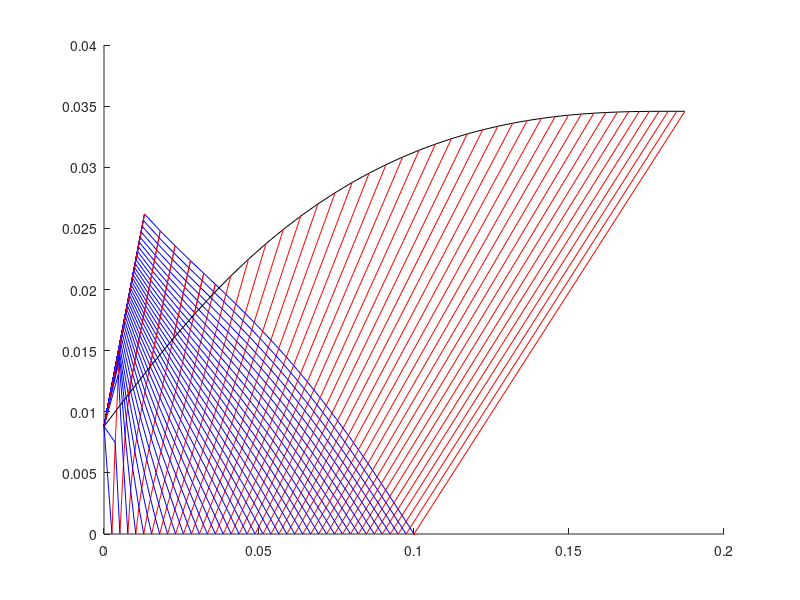

MATLAB code for this plot: (Note: this script raises an error after producing the figure.)
%% Housekeeping and initialisation

clear %delete workspace
clc %clear command window
close all %close all figures and other popups

order = 0; %conditions for first iteration
pressurechange = 0; %conditions for first iteration

%READ:
%THIS CODE IS AN IMPLEMENTATION OF THE INVERSE MARCHING METHOD DESCRIBED BY
%ZUCROW AND MODELLED ON THE SHEFFIELD 2020 PAPER WHICH ASSUMES A CENTRELINE
%PRESSURE DISTRIBUTION. 

%THE INVERSE MARCHING METHOD STARTS FROM THE CENTRE LINE AND WORKS BOTTOM
%TO TOP HENCE USING POINTS I,J-1 AND I+1,J TO FIND I,J. THIS METHOD REQUIRES A BUNCH OF ITERATION WHICH IS CAUSING SOME
%NUMERICAL STABILITY PROBLEMS.

%ALSO CURRENTLY THE CODE DOES NOT HAVE GOOD BOUNDARY CONDITIONS AT THE THROAT-
%IT IS NECESSARY TO MODEL A TRANSONIC REGION USING SAUER'S METHOD- SEE THE
%JONES TETT PAPER PAGE 3

%THERE IS AN ALTERNATIVE IN THE DIRECT METHOD WHICH WILL NEED SOME MORE
%BOUNDARY CONDITIONS BUT IT WILL NEED LESS ITERATION SO I WILL LOOK AT THAT
%NEXT

%% Inputs

Lnet = 0.1; %initial guess of centreline "net" length
q = -3; %cubic pressure distribution parameter- must be negative
n = 39; %number of characteristic lines to plot
maxerror = 0.01;

rt = 0.0088; %throat radius

g = 1.135; %ratio of specific heats (gamma)
R = 329;  %gas constant
T0 = 3170; %stagnation temperature
P0 = 30e5; %stagnation pressure
Pe = 1e5; %ambient (and exit) pressure
Cp = R*g/(g-1); %specific heat

Me = sqrt(((P0/Pe)^((g-1)/g)-1)*2/(g-1)); %exit mach number
AR = ((g+1)/2)^((-(g+1))/(2*(g-1)))*((1+(g-1)/2*Me^2)^((g+1)/(2*(g-1))))/Me; %1D area ratio


%% Iteration loop

x = NaN(n,n); %predefine matrices
r = NaN(n,n);
mu = NaN(n,n);
theta = NaN(n,n);
V = NaN(n,n);
T = NaN(n,n);
M = NaN(n,n);
Pn = NaN(n,n);
Qn = NaN(n,n);
N = NaN(n,n);
C = NaN(n,n);

approve = 'y';
while approve == 'y' %iterations
    
    xtemp = x; %save values from last iteration
    rtemp = r;
    Vtemp = V;
    Ttemp = T;
    mutemp = mu;
    thetatemp=theta;
    Mtemp = M;
    
    close all %close all figures
    
    if pressurechange ~= 0
        Lnet = Lnet-Lnet*pressurechange/25; %just shift it into the right direction...
    end
    
    for i=1:n %due to lack of boundary conditions for initial expansion a cubic pressure distribution is assumed along the centreline
        xcentre(i) = Lnet/n*i; %centreline x points
        %         Pcentre(i) = exp(((q*Lnet+2*(log(P0)-log(Pe)))/Lnet^3)*xcentre(i)^3 ...
        %             -((2*q*Lnet + 3*(log(P0)-log(Pe)))/(Lnet^2))*xcentre(i)^2+q*xcentre(i)+log(P0)); %cubic distribution of pressure
        Pcentre(i) = exp(Lnet^(-2)*(xcentre(i)-Lnet)^2*(log(P0)-log(Pe))+log(Pe)); %quadratic distribution of pressure
        if Pcentre(i) >= P0/(1+(g-1)/2)^(g/(g-1)) %if the pressure distribution creates subsonic region
            Pcentre(i) = P0/(1+(g-1)/2*(1+i*0.01)^2)^(g/(g-1)); %make it arbitrarily supersonic instead
        end
        Tcentre(i) = (P0/Pcentre(i))^((1-g)/g)*T0; %centreline properties
        Mcentre(i) = sqrt(((P0/Pcentre(i))^((g-1)/g)-1)*2/(g-1));
        Vcentre(i) = Mcentre(i)*sqrt(g*R*Tcentre(i));
        mucentre(i) = asin(1/Mcentre(i));
        thetacentre(i)=0;
    end
    
    for i= 1:n %for any pair of incident and reflected lines
        x(i,i) = xcentre(i); %pair meets at centreline
        r(i,i) = 0;
        theta(i,i) = thetacentre(i);
        mu(i,i) = mucentre(i);
        M(i,i) = Mcentre(i);
        T(i,i) = Tcentre(i);
        V(i,i) = Vcentre(i);
    end
    
    for k = 1:n %gradually increasing steps away from centreline
        for i = 1:n %for every reflected characteristic
            for j = i+k %for incident characteristics intersecting with reflected ones, stepping away from centreline
                if j >= n+1 %if reached the right end of matrix (crossed all incident characteristics for this reflected characteristic)
                    j = n; %keep j at end
                    break %move to next i
                end
                
                if abs(i-j) == 1 %if just above centreline, then equations are a bit more implicit according to Shapiro 1953 and symbolic toolbox is needed
                    if order == 1 %if iterating with higher order difference
                        
                        Pn(i,j) = theta(i,j)/r(i,j); %arbitrary functions for calculating V
                        Qn(i,j) = theta(i,j)/r(i,j); %Shapiro 1953 shows this is the limit of P and Q as r1, theta1 -> 0 i.e centreline points
                        
                        x(i,j) = (r(i,j-1)-r(i+1,j)+x(i+1,j)*(tan(theta(i+1,j)-mu(i+1,j))+tan(theta(i,j)-mu(i,j)))/2-x(i,j-1)*(tan(theta(i,j-1)+mu(i,j-1))+tan(theta(i,j)+mu(i,j)))/2)... %numerator
                            /((tan(theta(i+1,j)-mu(i+1,j))+tan(theta(i,j)-mu(i,j)))/2-(tan(theta(i,j-1)+mu(i,j-1))+tan(theta(i,j)+mu(i,j)))/2); %denominator
                        
                        r(i,j) = r(i,j-1)+(x(i,j)-x(i,j-1))*(tan(theta(i,j-1)+mu(i,j-1))+tan(theta(i,j)+mu(i,j)))/2; %radial coordinate
                        
                        if j == n %if last incident wave, there is no j+1 point so j value used
                            N(i,j) = 2/(tan(mu(i,j-1))+tan(mu(i,j)))*(2*V(i,j-1)/(V(i,j-1)+V(i,j))+(Pn(i,j)+Pn(i,j))/2*(x(i,j)-x(i,j-1))); %arbitrary functions for calculating V
                            C(i,j) = 2/(tan(mu(i+1,j))+tan(mu(i,j)))*(2*V(i+1,j)/(V(i+1,j)+V(i,j))+(Qn(i,j)+Qn(i,j))/2*(x(i,j)-x(i+1,j))); %because j is at the end the value of j+1 equals value of j.
                            theta(i,j) = theta(i,j-1)+2/(tan(mu(i,j-1))+tan(mu(i,j)))*(2*(V(i,j)-V(i,j-1))/(V(i,j)+V(i,j-1))-(Pn(i,j)+Pn(i,j))/2*(x(i,j)-x(i,j-1))); %flow angle at this point
                        else %all other waves-> have a j+1 point
                            N(i,j) = 2/(tan(mu(i,j-1))+tan(mu(i,j)))*(2*V(i,j-1)/(V(i,j-1)+V(i,j))+(Pn(i,j)+Pn(i,j+1))/2*(x(i,j)-x(i,j-1))); %arbitrary functions for calculating V
                            C(i,j) = 2/(tan(mu(i+1,j))+tan(mu(i,j)))*(2*V(i+1,j)/(V(i+1,j)+V(i,j))+(Qn(i,j)+Qn(i,j+1))/2*(x(i,j)-x(i+1,j))); %arbitrary functions for calculating V
                            theta(i,j) = theta(i,j-1)+2/(tan(mu(i,j-1))+tan(mu(i,j)))*(2*(V(i,j)-V(i,j-1))/(V(i,j)+V(i,j-1))-(Pn(i,j)+Pn(i,j+1))/2*(x(i,j)-x(i,j-1))); %flow angle at this point
                        end
                        
                        V(i,j) = (N(i,j)+C(i,j)-theta(i,j-1)+theta(i+1,j))/(4*((V(i,j-1)+V(i,j))^-1*(tan(mu(i,j-1))+tan(mu(i,j)))^-1+(V(i+1,j)+V(i,j))^-1*(tan(mu(i+1,j))+tan(mu(i,j)))^-1)); %velocity at this point
                        
                    else %if not iterating difference-> first order difference
                        x(i,j) = (r(i,j-1)-r(i+1,j)+x(i+1,j)*tan(theta(i+1,j)-mu(i+1,j))-x(i,j-1)*tan(theta(i,j-1)+mu(i,j-1)))... %x coord, numerator
                            /(tan(theta(i+1,j)-mu(i+1,j))-tan(theta(i,j-1)+mu(i,j-1))); %denominator
                        
                        r(i,j) = r(i,j-1)+(x(i,j)-x(i,j-1))*tan(theta(i,j-1)+mu(i,j-1)); %r coord
                        
                        V(i,j) = (V(i,j-1)*V(i+1,j)*(x(i,j-1)*cot(mu(i,j-1))^2 - x(i,j)*cot(mu(i,j-1))^2 - r(i,j)*theta(i,j-1) + r(i,j)*theta(i+1,j) + theta(i,j-1)*x(i,j-1) - theta(i+1,j)*x(i,j-1) - theta(i,j-1)*x(i,j) + theta(i+1,j)*x(i,j) + r(i,j)*cot(mu(i,j-1)) + r(i,j)*cot(mu(i+1,j)) - x(i,j-1)*cot(mu(i,j-1)) - x(i,j-1)*cot(mu(i+1,j)) + x(i,j)*cot(mu(i,j-1)) + x(i,j)*cot(mu(i+1,j)) - theta(i,j-1)*x(i,j-1)*cot(mu(i,j-1)) - theta(i,j-1)*x(i+1,j)*cot(mu(i+1,j)) + theta(i,j-1)*x(i,j)*cot(mu(i,j-1)) + theta(i,j-1)*x(i,j)*cot(mu(i+1,j)) + x(i+1,j)*cot(mu(i,j-1))*cot(mu(i+1,j)) - x(i,j)*cot(mu(i,j-1))*cot(mu(i+1,j))))... %numerator, this was derived symbolically using P = th(i,j)/r(i,j)
                            /(V(i+1,j)*x(i,j-1)*cot(mu(i,j-1))^2 - V(i+1,j)*x(i,j)*cot(mu(i,j-1))^2 + V(i,j-1)*r(i,j)*cot(mu(i+1,j)) + V(i+1,j)*r(i,j)*cot(mu(i,j-1)) - V(i,j-1)*x(i,j-1)*cot(mu(i+1,j)) - V(i+1,j)*x(i,j-1)*cot(mu(i,j-1)) + V(i,j-1)*x(i,j)*cot(mu(i+1,j)) + V(i+1,j)*x(i,j)*cot(mu(i,j-1)) + V(i+1,j)*x(i+1,j)*cot(mu(i,j-1))*cot(mu(i+1,j)) - V(i+1,j)*x(i,j)*cot(mu(i,j-1))*cot(mu(i+1,j))); %denominator, this was derived symbolically using P = th(i,j)/r(i,j)
                        
                        theta(i,j) = (r(i,j)*(V(i+1,j)*cot(mu(i,j-1))*cot(mu(i+1,j)) - V(i,j-1)*cot(mu(i,j-1))*cot(mu(i+1,j)) + V(i,j-1)*theta(i,j-1)*cot(mu(i+1,j)) + V(i+1,j)*theta(i+1,j)*cot(mu(i,j-1))))... %numerator, this was derived symbolically using P = th(i,j)/r(i,j)
                            /(V(i+1,j)*x(i,j-1)*cot(mu(i,j-1))^2 - V(i+1,j)*x(i,j)*cot(mu(i,j-1))^2 + V(i,j-1)*r(i,j)*cot(mu(i+1,j)) + V(i+1,j)*r(i,j)*cot(mu(i,j-1)) - V(i,j-1)*x(i,j-1)*cot(mu(i+1,j)) - V(i+1,j)*x(i,j-1)*cot(mu(i,j-1)) + V(i,j-1)*x(i,j)*cot(mu(i+1,j)) + V(i+1,j)*x(i,j)*cot(mu(i,j-1)) + V(i+1,j)*x(i+1,j)*cot(mu(i,j-1))*cot(mu(i+1,j)) - V(i+1,j)*x(i,j)*cot(mu(i,j-1))*cot(mu(i+1,j))); %denominator, this was derived symbolically using P = th(i,j)/r(i,j)
                        
                    end
                    T(i,j) = T0 - V(i,j)^2/2/Cp; %temperature
                    M(i,j) = V(i,j)/sqrt(g*R*T(i,j)); %mach number
                    mu(i,j) = asin(1/M(i,j)); %mach angle
                    
                elseif i ~= j %if not on centreline and not just above it, then equations are more explicit and simpler
                    
                    Pn(i,j) = tan(mu(i,j-1))*sin(mu(i,j-1))*sin(theta(i,j-1))/(r(i,j-1)*cos(theta(i,j-1)+mu(i,j-1))); %arbitrary functions for calculating V
                    Qn(i,j) = tan(mu(i+1,j))*sin(mu(i+1,j))*sin(theta(i+1,j))/(r(i+1,j)*cos(theta(i+1,j)-mu(i+1,j))); %arbitrary functions for calculating V
                    
                    if order == 1 %if iterating, use averaged slopes
                        x(i,j) = (r(i,j-1)-r(i+1,j)+x(i+1,j)*(tan(theta(i+1,j)-mu(i+1,j))+tan(theta(i,j)-mu(i,j)))/2-x(i,j-1)*(tan(theta(i,j-1)+mu(i,j-1))+tan(theta(i,j)+mu(i,j)))/2)... %numerator
                            /((tan(theta(i+1,j)-mu(i+1,j))+tan(theta(i,j)-mu(i,j)))/2-(tan(theta(i,j-1)+mu(i,j-1))+tan(theta(i,j)+mu(i,j)))/2); %denominator
                        
                        r(i,j) = r(i,j-1)+(x(i,j)-x(i,j-1))*(tan(theta(i,j-1)+mu(i,j-1))+tan(theta(i,j)+mu(i,j)))/2; %radial component
                        if j == n %if at the end then...
                            N(i,j) = 2/(tan(mu(i,j-1))+tan(mu(i,j)))*(2*V(i,j-1)/(V(i,j-1)+V(i,j))+(Pn(i,j)+Pn(i,j))/2*(x(i,j)-x(i,j-1))); %as before
                            C(i,j) = 2/(tan(mu(i+1,j))+tan(mu(i,j)))*(2*V(i+1,j)/(V(i+1,j)+V(i,j))+(Qn(i,j)+Qn(i,j))/2*(x(i,j)-x(i+1,j)));
                            theta(i,j) = theta(i,j-1)+2/(tan(mu(i,j-1))+tan(mu(i,j)))*(2*(V(i,j)-V(i,j-1))/(V(i,j)+V(i,j-1))-(Pn(i,j)+Pn(i,j))/2*(x(i,j)-x(i,j-1)));
                        else %everywhere else, a j+1 point exists
                            N(i,j) = 2/(tan(mu(i,j-1))+tan(mu(i,j)))*(2*V(i,j-1)/(V(i,j-1)+V(i,j))+(Pn(i,j)+Pn(i,j+1))/2*(x(i,j)-x(i,j-1)));
                            C(i,j) = 2/(tan(mu(i+1,j))+tan(mu(i,j)))*(2*V(i+1,j)/(V(i+1,j)+V(i,j))+(Qn(i,j)+Qn(i,j+1))/2*(x(i,j)-x(i+1,j)));
                            theta(i,j) = theta(i,j-1)+2/(tan(mu(i,j-1))+tan(mu(i,j)))*(2*(V(i,j)-V(i,j-1))/(V(i,j)+V(i,j-1))-(Pn(i,j)+Pn(i,j+1))/2*(x(i,j)-x(i,j-1)));
                        end
                        V(i,j) = (N(i,j)+C(i,j)-theta(i,j-1)+theta(i+1,j))/(4*((V(i,j-1)+V(i,j))^-1*(tan(mu(i,j-1))+tan(mu(i,j)))^-1+(V(i+1,j)+V(i,j))^-1*(tan(mu(i+1,j))+tan(mu(i,j)))^-1));
                    else %not iterating, first order slope
                        x(i,j) = (r(i,j-1)-r(i+1,j)+x(i+1,j)*tan(theta(i+1,j)-mu(i+1,j))-x(i,j-1)*tan(theta(i,j-1)+mu(i,j-1)))/(tan(theta(i+1,j)-mu(i+1,j))-tan(theta(i,j-1)+mu(i,j-1)));
                        r(i,j) = r(i,j-1)+(x(i,j)-x(i,j-1))*tan(theta(i,j-1)+mu(i,j-1));
                        V(i,j) = 1/(cot(mu(i,j-1))/V(i,j-1)+cot(mu(i+1,j))/V(i+1,j))*((cot(mu(i,j-1))*(1+Pn(i,j)*(x(i,j)-x(i,j-1))))+cot(mu(i+1,j))*(1+Qn(i,j)*(x(i,j)-x(i+1,j)))+theta(i+1,j)-theta(i,j-1));
                        theta(i,j) = theta(i,j-1) + cot(mu(i,j-1))*((V(i,j)-V(i,j-1))/V(i,j-1)) - Pn(i,j)*(x(i,j)-x(i,j-1));
                    end
                    
                    T(i,j) = T0 - V(i,j)^2/2/Cp;
                    M(i,j) = V(i,j)/sqrt(g*R*T(i,j));
                    mu(i,j) = asin(1/M(i,j));
                    
                    
                end
                
            end
        end
    end
    
    
    %% Plot characteristics so far
    
    figure() %create figure
    hold on %hold all plots on same figure
    
    for i = 1:n %for all characteristics
        plot(x(i,i:n),r(i,i:n),'r') %plot the reflected plus characteristics
        
        xplot = x; %see below
        xplot(xplot==0)=nan; %data set without ugly 0 values
        
        plot([0,xplot(1,i)],[rt,r(1,i)],'b') %plot the throat-originating minus characteristics before meeting reflections
        plot(xplot(1:n,i),r(1:n,i),'b'); %plot the throat-originating minus characteristics after meeting reflections
        
    end
    
    %% Calculate wall coordinates
    theta_av = zeros(n,1);
    for i = 1:n
        if i <= n-1
            theta_av(i,1) = 0.5*(theta(i,n) + theta(i+1,n)); %flow angle at walls;
        else
            theta_av(i,1) = (theta(i,n));
        end
    end
    %note that n = 39 and we have n+1 lines
    %Theta(:,n) are flow angles after crossing the last throat originating
    %characteristic; these and other values are then constant until they hit
    %the wall. So these are wall angles and values.
    %This line finds the wall flow angle by averaging between two consecutive wall points
    a_w = tan(theta_av); % wall slopes in dy/dx
    a_c = tan(theta(1:n,n)+mu(1:n,n)); % dy/dx slopes of the reflected plus characteristics at wall
    X_c = x(1:n,n); %x coordinate of reflected plus characteristic after crossing last throat-originating minus characteristic
    Y_c = r(1:n,n); %y coordinate of reflected plus characteristic after crossing last throat-originating minus characteristic
    X_w = zeros(n+1,1); %empty matrix of wall x coordinates
    Y_w = [rt;zeros(n,1)]; %empty matrix of wall y coordinates
    
    %% Plot wall
    
    for i=2:n+1 %for all wall points -> start at 2 to n+1 because of numerical scheme propagating from previous point
        %     X_w(i,1) = (Y_w(i-1,1)-Y_c(i-1,1)-a_w(i-1,1)*X_w(i-1,1)+a_c(i-1,1)*X_c(i-1,1))/(a_c(i-1,1)-a_w(i-1,1)); %x coordinate of wall
        %by combining previous wall coordinate and characteristic line
        %meeting the current wall point
        X_w(i,1) = (X_w(i-1,1)*a_w(i-1,1)-X_c(i-1,1)*a_c(i-1,1)+Y_c(i-1,1)-Y_w(i-1,1))/(a_w(i-1,1)-a_c(i-1,1)); %x coordinate of wall
        
        %     Y_w(i,1) = Y_w(i-1,1) + a_w(i-1,1)*(X_w(i,1)-X_w(i-1,1)); %wall y coordinates
        Y_w(i,1) = Y_w(i-1,1) + a_w(i-1,1)*(X_w(i,1)-X_w(i-1,1)); %wall y coordinates
    end
    plot(X_w,Y_w,'k') %plot nozzle wall
    
    for i = 2:n+1
        plot([X_c(i-1),X_w(i)],[Y_c(i-1),Y_w(i)],'r') %plot reflected plus characteristics to wall
    end
    
    if abs(Y_w(end)^2/rt^2 - AR) > maxerror
        disp(['Exit area error= ',num2str((abs(Y_w(end)^2/rt^2 - AR))*100),'%.'])
        approve = input(['Unacceptable discrepancy in exit area, iterate? y/n '],'s');
        approve = string(approve);
        if approve ~= 'y'
            break
        end
        decision = input(['Higher order Difference or new Pressure distribution? d/p '],'s');
        decision = string(decision);
        if decision == 'd'
            order = 1; %iterate slopes
            pressurechange = 0; %do not change centreline distribution
        end
        if decision == 'p'
            pressurechange = Y_w(end)^2/rt^2 - AR; %the error in area ratio used to change centreline distribution
            order = 0; %do not iterate slopes
        end
        
        
    else disp(['discrepancy between calculated and 1-D area ratio less than ',num2str(maxerror*100),'%, analysis complete'])
        approve = 'n'; %do not iterate
    end
end

%% Postprocessing

plot([0,X_w(end)],[0,0],'k','linestyle','- -') %plot centreline
pointsize = 50; %scatter point size
scatter(x(:),r(:),pointsize,M(:)) %create scatter heatmap for mach number
cb = colorbar; %create colorbar for mach scatter plot
title(cb,'Mach number')
title(['Axisymmetric nozzle. Exit area error of ',num2str(abs(Y_w(end)^2/rt^2 - AR)*100),'% '])

errorx = xtemp - x; %change in x from last iteration
errorxreal = real(errorx); %real change
errorximag = imag(errorx); %imaginary change (non physical, the sim is screwed)

figure()
plot(1:n,errorxreal)
title('real residuals in x for each reflected line (last iteration)')
leg = legend;
title(leg,'index of reflected line')
figure()
plot(1:n,errorximag)
title('imaginary components (if not 0 then the current sim is screwed)')

